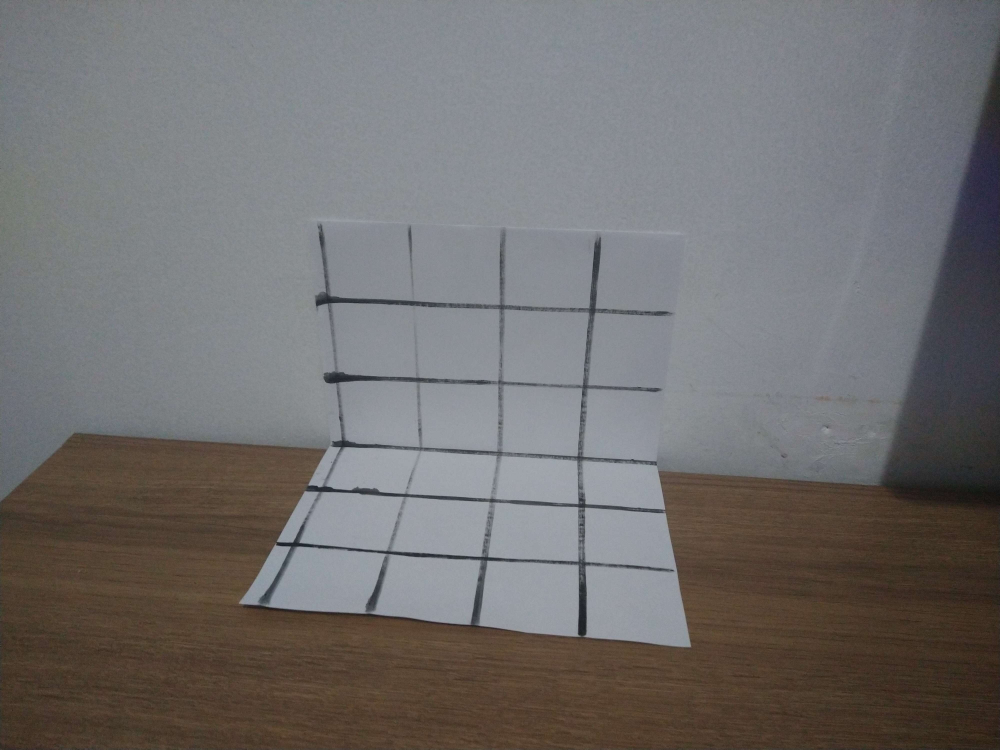
#> input picture praticas/ep1/imgs/1.jpg, 4000 x 3000 px (shown at 1/4 size)
$ jupyter execute Calibration.ipynb   (shell and % lines are left out)
#> lines starting #> are read from the running program, lines starting #| are printed output that depends on the picture
# EP #1 - Camera Calibration

Computer Vision - 2020/1 - DCC/ICEx/UFMG \
Prof. Ericksson Nascimento

Renato Sérgio Lopes Júnior - 2020667570

[cell 1]
import numpy as np
import cv2

import matplotlib.pyplot as plt

# Calibration with Direct Parameter Estimation

Based on Chapter 6 of [1]. We directly estimate the extrinsic parameters ($R$ and $T$) and the intrinsic ones ($f_x$ and $\alpha$), given a $N$ amount of correspondences between world coordinates and image coordinates.

## Defining image and world coordinates

[cell 2]
N = 35
world_coords = [[0, 0, 0], [50, 0, 0], [100, 0, 0], [150, 0, 0], [200, 0, 0], [0, 0, 50], [50, 0, 50], [100, 0, 50], [150, 0, 50], [200, 0, 50], [0, 0, 100], [50, 0, 100], [100, 0, 100], [150, 0, 100], [200, 0, 100], [0, 0, 150], [50, 0, 150], [100, 0, 150], [150, 0, 150], [200, 0, 150], [0, 50, 0], [50, 50, 0], [100, 50, 0], [150, 50, 0], [200, 50, 0], [0, 100, 0], [50, 100, 0], [100, 100, 0], [150, 100, 0], [200, 100, 0], [0, 150, 0], [50, 150, 0], [100, 150, 0], [150, 150, 0], [200, 150, 0]]
image_coords = [[1376,1776], [1682,1797], [2000, 1813], [2320, 1836], [2625, 1854], [1289, 1956], [1621, 1980], [1970, 2003], [2330, 2022], [2658, 2043], [1179, 2181], [1548, 2210], [1934, 2235], [2330, 2253], [2703, 2283], [1056, 2408], [1479, 2444], [1898, 2489], [2327, 2532], [2760, 2585], [1344, 1511], [1671, 1521], [1998, 1533], [2340, 1547], [2655, 1560], [1317, 1199], [1653, 1211], [2006, 1227], [2369, 1239], [2696, 1256], [1277, 888], [1635, 900], [2010, 917], [2393, 924], [2736, 944]]

image = cv2.imread("imgs/1.jpg")
#> image is the input picture: shape (3000, 4000, 3); mean B, G, R 110.6, 110.8, 113

image_plotted = image.copy()
for point in image_coords:
    image_plotted = cv2.circle(image_plotted, tuple(point), 40, (0,0,255), -1)

fig = plt.figure(figsize=(16, 32))
fig.add_subplot(1, 2, 1)
plt.imshow(cv2.cvtColor(image, cv2.COLOR_BGR2RGB))
fig.add_subplot(1, 2, 2)
plt.imshow(cv2.cvtColor(image_plotted, cv2.COLOR_BGR2RGB))
plt.show()
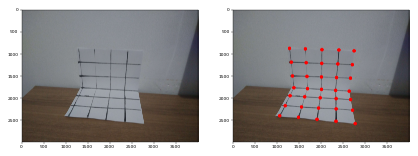
#> figure drawn by matplotlib, 2 panels

## Creating matrix A and computing the SVD

[cell 3]
def compute_SVD(A):
    U, S, Vt = np.linalg.svd(A, full_matrices=False)
    return U, S, Vt

[cell 4]
def create_matrix_A(image_coords, world_coords, N):
#> called with N = 35
    A = np.zeros([N, 8])
    for i in range(N):
        x = image_coords[i][0]
        y = image_coords[i][1]
        X = world_coords[i][0]
        Y = world_coords[i][1]
        Z = world_coords[i][2]
        A[i][0] = x*X
        A[i][1] = x*Y
        A[i][2] = x*Z
        A[i][3] = x
        A[i][4] = -y*X
        A[i][5] = -y*Y
        A[i][6] = -y*Z
        A[i][7] = -y
    return A

# Create matrix A
A = create_matrix_A(image_coords, world_coords, N)
# Compute SVD of A
U, S, Vt = compute_SVD(A)
# Get V
index = np.argmin(S) # Get index of lowest element
V = Vt[index]

## Computing $R$, $T$, $\alpha$ and $f_x$

[cell 5]
# Compute gamma and alpha
gamma = np.sqrt((V[0]**2) + (V[1]**2) + (V[2]**2))
alpha = np.sqrt((V[4]**2) + (V[5]**2) + (V[6]**2))/gamma

[cell 6]
# Recover the first two rows of R
R = np.zeros([3, 3])
R[1][0] = V[0]/gamma
R[1][1] = V[1]/gamma
R[1][2] = V[2]/gamma
R[0][0] = V[4]/(gamma*alpha)
R[0][1] = V[5]/(gamma*alpha)
R[0][2] = V[6]/(gamma*alpha)

# Compute the third row of R
R[2] = np.cross(R[0], R[1])

# Enforce orthogonality in R
U, S, Vt = compute_SVD(R)
R = np.matmul(U, Vt)

[cell 7]
# Recover the first two components of T
T = np.zeros([3])
T[1] = V[3]/gamma
T[0] = V[7]/(gamma*alpha)

[cell 8]
# Check if sign must change
P = 0 # Selected point
if image_coords[P][0]*(R[0][0]*world_coords[P][0] + R[0][1]*world_coords[P][1] + R[0][2]*world_coords[P][2] + T[0]) > 0:
    R[0] = (-1) * R[0]
    R[1] = (-1) * R[1]
    T[0] = (-1) * T[0]
    T[1] = (-1) * T[1]

[cell 9]
# Estimate Tz and fx
def create_system(image_coords, world_coords, N, R, T):
#> called with N = 35, R = array of shape (3, 3), T = array of shape (3,)
    A = np.zeros([N, 2])
    b = np.zeros([N])
    for i in range(N):
        A[i][0] = image_coords[i][0]
        A[i][1] = R[0][0]*world_coords[i][0] + R[0][1]*world_coords[i][1] + R[0][2]*world_coords[i][2] + T[0]
        b[i] = -image_coords[i][0]*(R[2][0]*world_coords[i][0] + R[2][1]*world_coords[i][1] + R[2][2]*world_coords[i][2])
    return A, b

A2, b = create_system(image_coords, world_coords, N, R, T)
S = np.linalg.lstsq(A2, b, rcond=None)[0]
# S = np.matmul(np.matmul(np.linalg.inv(np.matmul(A2.transpose(), A2)), A2.transpose()), b)
T[2] = S[0]
fx = S[1]

## Displaying the results

[cell 10]
print('R', R)
print('T', T)
print('alpha', alpha)
print('gamma', gamma)
print('fx', fx)

# Naïve Calibration

[cell 11]
dX, dY = 210, 297 # Size of object in mm
dZ = 400 # Distance between object and camera in mm

dx, dy = 1570, 2300 # Size of object in pixels

image_naive = cv2.imread("imgs/naive_1.jpg")
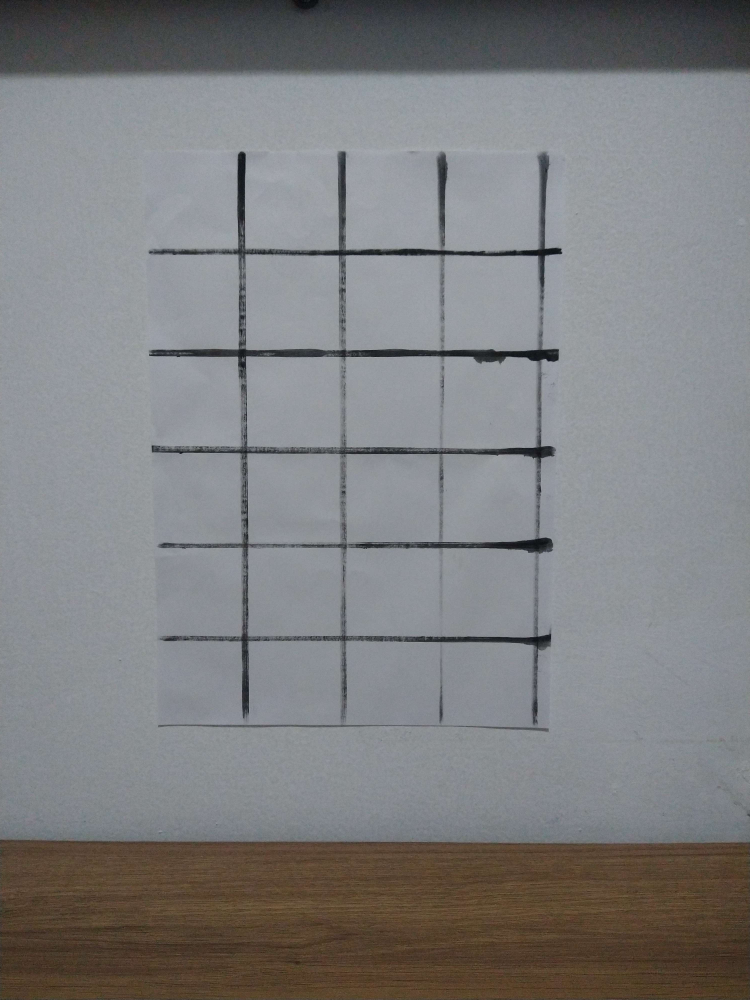
#> input picture praticas/ep1/imgs/naive_1.jpg, 3000 x 4000 px (shown at 1/4 size)
#> image_naive is the input picture: shape (4000, 3000, 3); mean B, G, R 128.1, 126.7, 126.3

fig = plt.figure(figsize=(8, 8))
plt.imshow(cv2.cvtColor(image_naive, cv2.COLOR_BGR2RGB))
plt.show()
